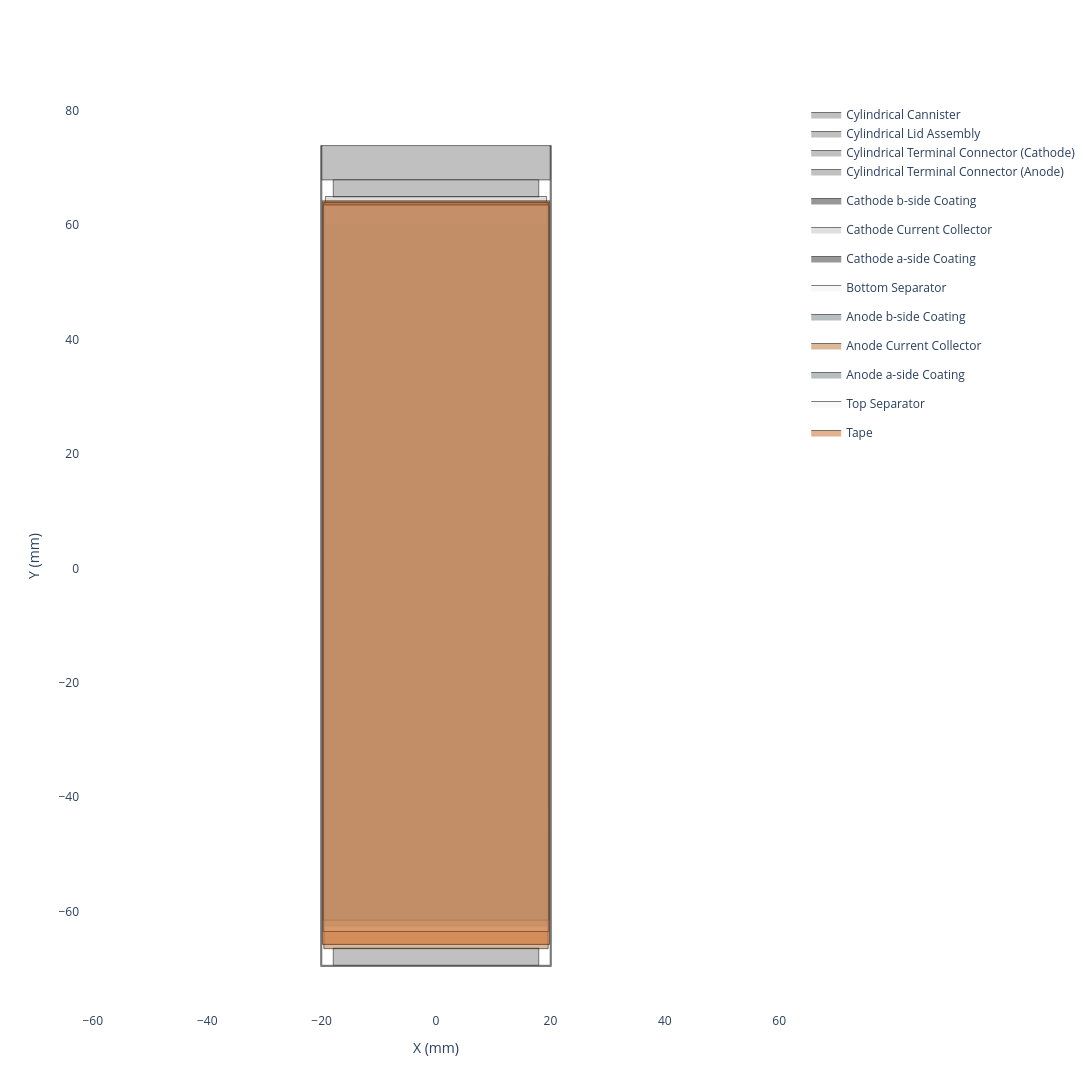

Here is the notebook cell this chart was saved with:
### Code cell
cell.get_top_down_view(height=1200, width=1200).show()

### Figure 1 — Plotly figure (JSON) as saved in the notebook; plotly's stock layout.template omitted (floating-point values rounded to 4 significant figures; data arrays with more than 128 entries replaced by an {"elided": "..."} marker saying what was removed)
{"data": [{"fill": "toself", "fillcolor": "#C0C0C0", "legendgroup": "Body", "line": {"color": "black", "width": 0.5}, "mode": "lines", "name": "Cylindrical Cannister", "showlegend": true, "type": "scatter", "x": [-20.16, -20.16, -19.96, -19.96, 19.96, 19.96, 20.16, 20.16, -20.16, -20.16], "y": [-69.6, 73.9, 73.9, -69.4, -69.4, 73.9, 73.9, -69.6, -69.6, -69.6]}, {"fill": "toself", "fillcolor": "#C0C0C0", "legendgroup": "Body", "line": {"color": "black", "width": 0.5}, "mode": "lines", "name": "Cylindrical Lid Assembly", "showlegend": true, "type": "scatter", "x": {"elided": "203 float values"}, "y": {"elided": "203 float values"}}, {"fill": "toself", "fillcolor": "#C0C0C0", "legendgroup": "Body", "line": {"color": "black", "width": 0.5}, "mode": "lines", "name": "Cylindrical Terminal Connector (Cathode)", "showlegend": true, "type": "scatter", "x": {"elided": "403 float values"}, "y": {"elided": "403 float values"}}, {"fill": "toself", "fillcolor": "#C0C0C0", "legendgroup": "Body", "line": {"color": "black", "width": 0.5}, "mode": "lines", "name": "Cylindrical Terminal Connector (Anode)", "showlegend": true, "type": "scatter", "x": {"elided": "403 float values"}, "y": {"elided": "403 float values"}}, {"fill": "toself", "fillcolor": "rgba(48, 48, 48, 0.5)", "line": {"color": "black", "width": 0.5}, "mode": "lines", "name": "Cathode b-side Coating", "type": "scatter", "x": [-19.32, -19.32, 19.32, 19.32, -19.32], "y": [-62.5, 60.0, 60.0, -62.5, -62.5]}, {"fill": "toself", "fillcolor": "rgba(192, 192, 192, 0.5)", "line": {"color": "black", "width": 0.5}, "mode": "lines", "name": "Cathode Current Collector", "type": "scatter", "x": [-19.34, -19.34, 19.34, 19.34, -19.34], "y": [-62.5, 65.0, 65.0, -62.5, -62.5]}, {"fill": "toself", "fillcolor": "rgba(48, 48, 48, 0.5)", "line": {"color": "black", "width": 0.5}, "mode": "lines", "name": "Cathode a-side Coating", "type": "scatter", "x": [-19.4, -19.4, 19.4, 19.4, -19.4], "y": [-62.5, 60.0, 60.0, -62.5, -62.5]}, {"fill": "toself", "fillcolor": "rgba(242, 242, 242, 0.5)", "line": {"color": "black", "width": 0.5}, "mode": "lines", "name": "Bottom Separator", "type": "scatter", "x": [-19.56, -19.56, 19.56, 19.56, -19.56], "y": [-63.5, 63.5, 63.5, -63.5, -63.5]}, {"fill": "toself", "fillcolor": "rgba(111, 127, 128, 0.5)", "line": {"color": "black", "width": 0.5}, "mode": "lines", "name": "Anode b-side Coating", "type": "scatter", "x": [-19.6, -19.6, 19.6, 19.6, -19.6], "y": [-61.5, 64.0, 64.0, -61.5, -61.5]}, {"fill": "toself", "fillcolor": "rgba(184, 115, 51, 0.5)", "line": {"color": "black", "width": 0.5}, "mode": "lines", "name": "Anode Current Collector", "type": "scatter", "x": [-19.61, -19.61, 19.61, 19.61, -19.61], "y": [-66.5, 64.0, 64.0, -66.5, -66.5]}, {"fill": "toself", "fillcolor": "rgba(111, 127, 128, 0.5)", "line": {"color": "black", "width": 0.5}, "mode": "lines", "name": "Anode a-side Coating", "type": "scatter", "x": [-19.7, -19.7, 19.7, 19.7, -19.7], "y": [-61.5, 64.0, 64.0, -61.5, -61.5]}, {"fill": "toself", "fillcolor": "rgba(242, 242, 242, 0.5)", "line": {"color": "black", "width": 0.5}, "mode": "lines", "name": "Top Separator", "type": "scatter", "x": [-19.71, -19.71, 19.71, 19.71, -19.71], "y": [-63.5, 63.5, 63.5, -63.5, -63.5]}, {"fill": "toself", "fillcolor": "rgba(201, 100, 31, 0.5)", "line": {"color": "black", "width": 0.5}, "mode": "lines", "name": "Tape", "type": "scatter", "x": [-19.86, -19.86, 19.86, 19.86, -19.86], "y": [-65.75, 64.25, 64.25, -65.75, -65.75]}], "layout": {"height": 1200, "paper_bgcolor": "white", "plot_bgcolor": "white", "width": 1200, "xaxis": {"scaleanchor": "y", "title": {"text": "X (mm)"}, "zeroline": false}, "yaxis": {"title": {"text": "Y (mm)"}, "zeroline": false}}}
